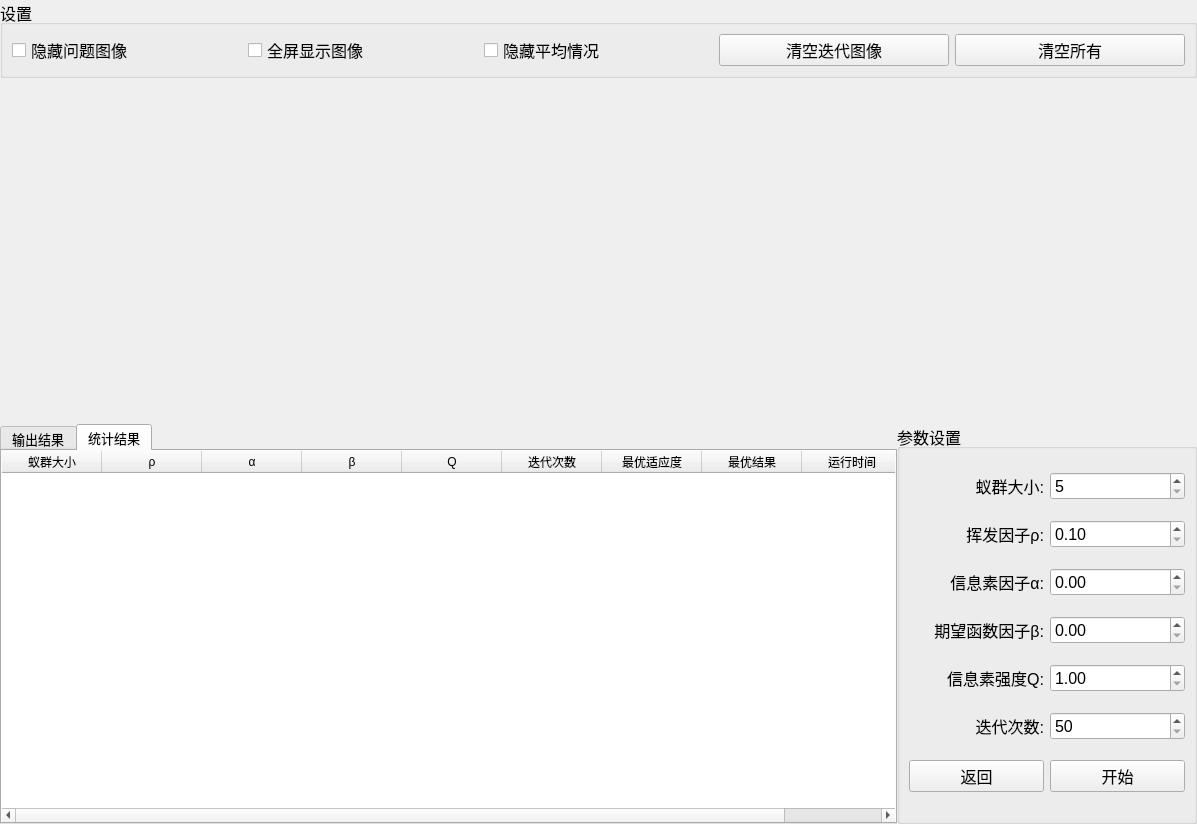
<?xml version="1.0" encoding="UTF-8"?>
<ui version="4.0">
 <class>ACODemoShowWidget</class>
 <widget class="QWidget" name="ACODemoShowWidget">
  <property name="geometry">
   <rect>
    <x>0</x>
    <y>0</y>
    <width>1197</width>
    <height>824</height>
   </rect>
  </property>
  <property name="windowTitle">
   <string>Form</string>
  </property>
  <layout class="QVBoxLayout" name="verticalLayout_4" stretch="1,100,100">
   <property name="spacing">
    <number>0</number>
   </property>
   <property name="leftMargin">
    <number>0</number>
   </property>
   <property name="topMargin">
    <number>0</number>
   </property>
   <property name="rightMargin">
    <number>0</number>
   </property>
   <property name="bottomMargin">
    <number>0</number>
   </property>
   <item>
    <widget class="QGroupBox" name="groupBox">
     <property name="font">
      <font>
       <pointsize>12</pointsize>
      </font>
     </property>
     <property name="title">
      <string>设置</string>
     </property>
     <layout class="QHBoxLayout" name="horizontalLayout">
      <item>
       <widget class="QCheckBox" name="hideProPlotCk">
        <property name="text">
         <string>隐藏问题图像</string>
        </property>
       </widget>
      </item>
      <item>
       <widget class="QCheckBox" name="onlyShowResCk">
        <property name="text">
         <string>全屏显示图像</string>
        </property>
       </widget>
      </item>
      <item>
       <widget class="QCheckBox" name="hideAverResCk">
        <property name="text">
         <string>隐藏平均情况</string>
        </property>
       </widget>
      </item>
      <item>
       <widget class="QPushButton" name="clearResBtn">
        <property name="text">
         <string>清空迭代图像</string>
        </property>
       </widget>
      </item>
      <item>
       <widget class="QPushButton" name="clearAll">
        <property name="text">
         <string>清空所有</string>
        </property>
       </widget>
      </item>
     </layout>
    </widget>
   </item>
   <item>
    <layout class="QHBoxLayout" name="horizontalLayout_2">
     <item>
      <widget class="QCustomPlot" name="Pro_CustomPlot" native="true">
       <property name="minimumSize">
        <size>
         <width>400</width>
         <height>300</height>
        </size>
       </property>
      </widget>
     </item>
     <item>
      <widget class="QCustomPlot" name="Res_CustomPlot" native="true">
       <property name="minimumSize">
        <size>
         <width>400</width>
         <height>300</height>
        </size>
       </property>
      </widget>
     </item>
    </layout>
   </item>
   <item>
    <widget class="QWidget" name="bottomShowWidget" native="true">
     <layout class="QVBoxLayout" name="verticalLayout_3">
      <property name="spacing">
       <number>0</number>
      </property>
      <property name="leftMargin">
       <number>0</number>
      </property>
      <property name="topMargin">
       <number>0</number>
      </property>
      <property name="rightMargin">
       <number>0</number>
      </property>
      <property name="bottomMargin">
       <number>0</number>
      </property>
      <item>
       <layout class="QHBoxLayout" name="horizontalLayout_3">
        <item>
         <widget class="QTabWidget" name="tabWidget">
          <property name="font">
           <font>
            <pointsize>10</pointsize>
           </font>
          </property>
          <property name="currentIndex">
           <number>1</number>
          </property>
          <widget class="QWidget" name="OutputResW">
           <property name="accessibleName">
            <string/>
           </property>
           <attribute name="title">
            <string>输出结果</string>
           </attribute>
           <layout class="QVBoxLayout" name="verticalLayout">
            <property name="spacing">
             <number>0</number>
            </property>
            <property name="leftMargin">
             <number>0</number>
            </property>
            <property name="topMargin">
             <number>0</number>
            </property>
            <property name="rightMargin">
             <number>0</number>
            </property>
            <property name="bottomMargin">
             <number>0</number>
            </property>
            <item>
             <widget class="QPlainTextEdit" name="outputResPlain">
              <property name="styleSheet">
               <string notr="true">QPlainTextEdit#outputResPlain{
	border:0;
}</string>
              </property>
              <property name="readOnly">
               <bool>true</bool>
              </property>
             </widget>
            </item>
           </layout>
          </widget>
          <widget class="QWidget" name="CompResW">
           <attribute name="title">
            <string>统计结果</string>
           </attribute>
           <layout class="QVBoxLayout" name="verticalLayout_2">
            <property name="spacing">
             <number>0</number>
            </property>
            <property name="leftMargin">
             <number>0</number>
            </property>
            <property name="topMargin">
             <number>0</number>
            </property>
            <property name="rightMargin">
             <number>0</number>
            </property>
            <property name="bottomMargin">
             <number>0</number>
            </property>
            <item>
             <widget class="QTableWidget" name="recordResTable">
              <property name="focusPolicy">
               <enum>Qt::NoFocus</enum>
              </property>
              <property name="styleSheet">
               <string notr="true">QTableWidget#recordResTable{
	border:0;
}</string>
              </property>
              <column>
               <property name="text">
                <string>蚁群大小</string>
               </property>
              </column>
              <column>
               <property name="text">
                <string>ρ</string>
               </property>
              </column>
              <column>
               <property name="text">
                <string>α</string>
               </property>
              </column>
              <column>
               <property name="text">
                <string>β</string>
               </property>
              </column>
              <column>
               <property name="text">
                <string>Q</string>
               </property>
              </column>
              <column>
               <property name="text">
                <string>迭代次数</string>
               </property>
              </column>
              <column>
               <property name="text">
                <string>最优适应度</string>
               </property>
              </column>
              <column>
               <property name="text">
                <string>最优结果</string>
               </property>
              </column>
              <column>
               <property name="text">
                <string>运行时间</string>
               </property>
              </column>
             </widget>
            </item>
           </layout>
          </widget>
         </widget>
        </item>
        <item>
         <widget class="QGroupBox" name="para_Set">
          <property name="sizePolicy">
           <sizepolicy hsizetype="Preferred" vsizetype="Preferred">
            <horstretch>0</horstretch>
            <verstretch>0</verstretch>
           </sizepolicy>
          </property>
          <property name="minimumSize">
           <size>
            <width>300</width>
            <height>400</height>
           </size>
          </property>
          <property name="maximumSize">
           <size>
            <width>16777215</width>
            <height>400</height>
           </size>
          </property>
          <property name="font">
           <font>
            <pointsize>12</pointsize>
           </font>
          </property>
          <property name="title">
           <string>参数设置</string>
          </property>
          <layout class="QGridLayout" name="gridLayout">
           <item row="6" column="0">
            <widget class="QPushButton" name="return_ProMain">
             <property name="text">
              <string>返回</string>
             </property>
            </widget>
           </item>
           <item row="4" column="0">
            <widget class="QLabel" name="label_6">
             <property name="text">
              <string>&lt;html&gt;&lt;head/&gt;&lt;body&gt;&lt;p&gt;信息素强度Q:&lt;/p&gt;&lt;/body&gt;&lt;/html&gt;</string>
             </property>
             <property name="alignment">
              <set>Qt::AlignRight|Qt::AlignTrailing|Qt::AlignVCenter</set>
             </property>
            </widget>
           </item>
           <item row="2" column="1">
            <widget class="QDoubleSpinBox" name="Alpha_Spin">
             <property name="focusPolicy">
              <enum>Qt::NoFocus</enum>
             </property>
             <property name="minimum">
              <double>0.000000000000000</double>
             </property>
             <property name="maximum">
              <double>10.000000000000000</double>
             </property>
             <property name="singleStep">
              <double>0.500000000000000</double>
             </property>
            </widget>
           </item>
           <item row="1" column="1">
            <widget class="QDoubleSpinBox" name="Rho_Spin">
             <property name="focusPolicy">
              <enum>Qt::NoFocus</enum>
             </property>
             <property name="minimum">
              <double>0.100000000000000</double>
             </property>
             <property name="maximum">
              <double>0.900000000000000</double>
             </property>
             <property name="singleStep">
              <double>0.050000000000000</double>
             </property>
            </widget>
           </item>
           <item row="6" column="1">
            <widget class="QPushButton" name="startAlgo">
             <property name="text">
              <string>开始</string>
             </property>
            </widget>
           </item>
           <item row="4" column="1">
            <widget class="QDoubleSpinBox" name="Q_Spin">
             <property name="focusPolicy">
              <enum>Qt::NoFocus</enum>
             </property>
             <property name="minimum">
              <double>1.000000000000000</double>
             </property>
             <property name="maximum">
              <double>10.000000000000000</double>
             </property>
             <property name="singleStep">
              <double>0.500000000000000</double>
             </property>
            </widget>
           </item>
           <item row="1" column="0">
            <widget class="QLabel" name="label_2">
             <property name="text">
              <string>挥发因子ρ:</string>
             </property>
             <property name="alignment">
              <set>Qt::AlignRight|Qt::AlignTrailing|Qt::AlignVCenter</set>
             </property>
            </widget>
           </item>
           <item row="2" column="0">
            <widget class="QLabel" name="label_3">
             <property name="text">
              <string>信息素因子α:</string>
             </property>
             <property name="alignment">
              <set>Qt::AlignRight|Qt::AlignTrailing|Qt::AlignVCenter</set>
             </property>
            </widget>
           </item>
           <item row="0" column="0">
            <widget class="QLabel" name="label">
             <property name="text">
              <string>蚁群大小:</string>
             </property>
             <property name="alignment">
              <set>Qt::AlignRight|Qt::AlignTrailing|Qt::AlignVCenter</set>
             </property>
            </widget>
           </item>
           <item row="5" column="1">
            <widget class="QSpinBox" name="iterNums_Spin">
             <property name="focusPolicy">
              <enum>Qt::NoFocus</enum>
             </property>
             <property name="minimum">
              <number>50</number>
             </property>
             <property name="maximum">
              <number>400</number>
             </property>
             <property name="singleStep">
              <number>10</number>
             </property>
            </widget>
           </item>
           <item row="0" column="1">
            <widget class="QSpinBox" name="popuNums_Spin">
             <property name="focusPolicy">
              <enum>Qt::NoFocus</enum>
             </property>
             <property name="minimum">
              <number>5</number>
             </property>
             <property name="maximum">
              <number>40</number>
             </property>
             <property name="singleStep">
              <number>5</number>
             </property>
            </widget>
           </item>
           <item row="5" column="0">
            <widget class="QLabel" name="label_4">
             <property name="text">
              <string>迭代次数:</string>
             </property>
             <property name="alignment">
              <set>Qt::AlignRight|Qt::AlignTrailing|Qt::AlignVCenter</set>
             </property>
            </widget>
           </item>
           <item row="3" column="0">
            <widget class="QLabel" name="label_5">
             <property name="text">
              <string>&lt;html&gt;&lt;head/&gt;&lt;body&gt;&lt;p&gt;期望函数因子β:&lt;/p&gt;&lt;/body&gt;&lt;/html&gt;</string>
             </property>
             <property name="alignment">
              <set>Qt::AlignRight|Qt::AlignTrailing|Qt::AlignVCenter</set>
             </property>
            </widget>
           </item>
           <item row="3" column="1">
            <widget class="QDoubleSpinBox" name="Beta_Spin">
             <property name="focusPolicy">
              <enum>Qt::NoFocus</enum>
             </property>
             <property name="minimum">
              <double>0.000000000000000</double>
             </property>
             <property name="maximum">
              <double>10.000000000000000</double>
             </property>
             <property name="singleStep">
              <double>0.500000000000000</double>
             </property>
            </widget>
           </item>
          </layout>
         </widget>
        </item>
       </layout>
      </item>
     </layout>
    </widget>
   </item>
  </layout>
 </widget>
 <customwidgets>
  <customwidget>
   <class>QCustomPlot</class>
   <extends>QWidget</extends>
   <header>qcustomplot.h</header>
   <container>1</container>
  </customwidget>
 </customwidgets>
 <resources/>
 <connections/>
</ui>
